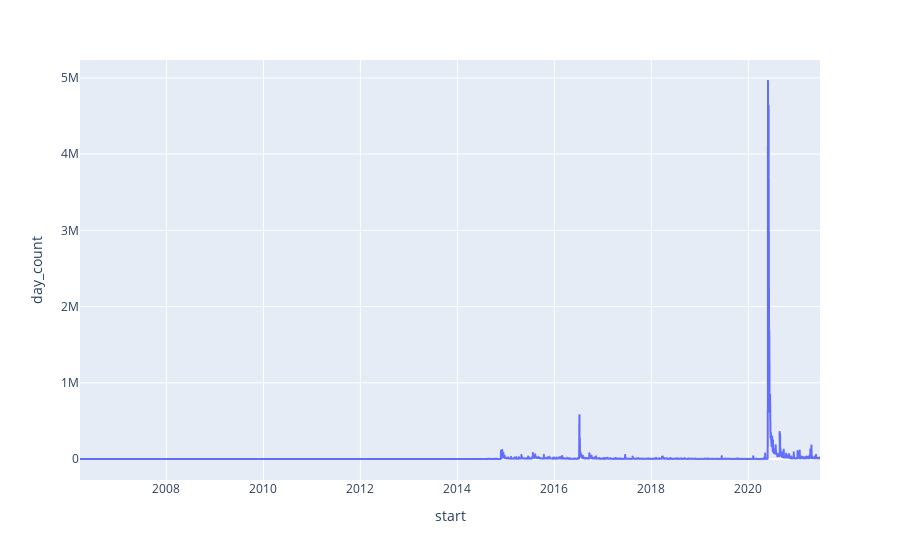

Write notebook code for a chart like this one.
### Code cell
import plotly.express as px

fig = px.line(df, x='start', y='day_count')
fig.show()

### Figure 1 — Plotly figure (JSON) as saved in the notebook; plotly's stock layout.template omitted (floating-point values rounded to 4 significant figures; data arrays with more than 128 entries replaced by an {"elided": "..."} marker saying what was removed)
{"data": [{"hovertemplate": "start=%{x}<br>day_count=%{y}<extra></extra>", "legendgroup": "", "line": {"color": "#636efa", "dash": "solid"}, "mode": "lines", "name": "", "showlegend": false, "type": "scattergl", "x": {"elided": "5575 str values"}, "xaxis": "x", "y": {"elided": "5575 int values"}, "yaxis": "y"}], "layout": {"legend": {"tracegroupgap": 0}, "margin": {"t": 60}, "xaxis": {"anchor": "y", "domain": [0, 1], "title": {"text": "start"}}, "yaxis": {"anchor": "x", "domain": [0, 1], "title": {"text": "day_count"}}}}
